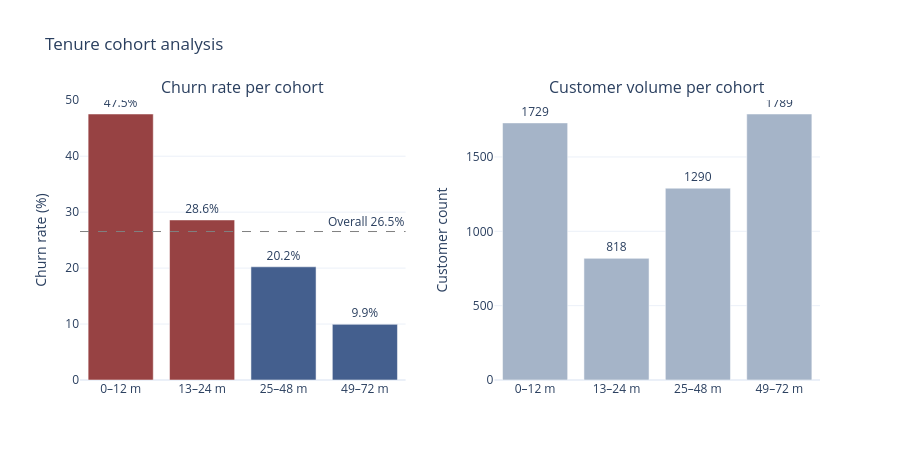

Notebook cell for this chart:
### Markdown cell above
## Tenure cohort analysis

Tenure is the customer's lifespan in months and is arguably the most important time dimension in churn analysis. New customers are in a trial mindset with low switching costs; long-tenured customers have absorbed those costs and built habits around the service. We bucket tenure into four periods to quantify exactly *when* attrition peaks — this directly informs how the model should weight short-tenure customers and what the SHAP waterfall will emphasise for a month-0 prediction.

### Code cell
df_train['tenure_bucket'] = pd.cut(
    df_train['tenure'], bins=[0, 12, 24, 48, 72], labels=['0–12 m', '13–24 m', '25–48 m', '49–72 m'],
)

cohort = (
    df_train.groupby('tenure_bucket', observed=True)
    .agg(n_customers=('Churn', 'size'), n_churned=('Churn', lambda x: (x == 'Yes').sum()))
    .assign(churn_rate=lambda d: d['n_churned'] / d['n_customers'] * 100)
    .reset_index()
)

fig = make_subplots(
    rows=1, cols=2,
    subplot_titles=('Churn rate per cohort', 'Customer volume per cohort'),
    horizontal_spacing=0.12,
)

# Color each bar relative to overall rate: red if above, blue if below
bar_colors = [CHURN if v > OVERALL_CHURN else RETAIN for v in cohort['churn_rate']]

fig.add_trace(go.Bar(
    x=cohort['tenure_bucket'].astype(str),
    y=cohort['churn_rate'],
    marker_color=bar_colors,
    text=cohort['churn_rate'].map('{:.1f}%'.format),
    textposition='outside',
    hovertemplate='%{x}: %{y:.1f}% churn<extra></extra>',
), row=1, col=1)

fig.add_trace(go.Bar(
    x=cohort['tenure_bucket'].astype(str),
    y=cohort['n_customers'],
    marker_color='#A5B4C8',
    text=cohort['n_customers'],
    textposition='outside',
    hovertemplate='%{x}: %{y:,} customers<extra></extra>',
), row=1, col=2)

fig.add_hline(
    y=OVERALL_CHURN, line_dash='dash', line_color='gray', line_width=1, row=1, col=1,
    annotation_text=f'Overall {OVERALL_CHURN:.1f}%', annotation_position='top right',
)
fig.update_yaxes(title_text='Churn rate (%)', row=1, col=1)
fig.update_yaxes(title_text='Customer count', row=1, col=2)
fig.update_layout(title_text='Tenure cohort analysis', showlegend=False, height=460)
fig.show()

### Figure 1 — Plotly figure (JSON) as saved in the notebook; plotly's stock layout.template omitted (floating-point values rounded to 4 significant figures)
{"data": [{"hovertemplate": "%{x}: %{y:.1f}% churn<extra></extra>", "marker": {"color": ["#974243", "#974243", "#445F8E", "#445F8E"]}, "text": ["47.5%", "28.6%", "20.2%", "9.9%"], "textposition": "outside", "type": "bar", "x": ["0–12 m", "13–24 m", "25–48 m", "49–72 m"], "xaxis": "x", "y": [47.54, 28.61, 20.23, 9.95], "yaxis": "y"}, {"hovertemplate": "%{x}: %{y:,} customers<extra></extra>", "marker": {"color": "#A5B4C8"}, "text": [1729, 818, 1290, 1789], "textposition": "outside", "type": "bar", "x": ["0–12 m", "13–24 m", "25–48 m", "49–72 m"], "xaxis": "x2", "y": [1729, 818, 1290, 1789], "yaxis": "y2"}], "layout": {"annotations": [{"font": {"size": 16}, "showarrow": false, "text": "Churn rate per cohort", "x": 0.22, "xanchor": "center", "xref": "paper", "y": 1, "yanchor": "bottom", "yref": "paper"}, {"font": {"size": 16}, "showarrow": false, "text": "Customer volume per cohort", "x": 0.78, "xanchor": "center", "xref": "paper", "y": 1, "yanchor": "bottom", "yref": "paper"}, {"showarrow": false, "text": "Overall 26.5%", "x": 1, "xanchor": "right", "xref": "x domain", "y": 26.54, "yanchor": "bottom", "yref": "y"}], "height": 460, "shapes": [{"line": {"color": "gray", "dash": "dash", "width": 1}, "type": "line", "x0": 0, "x1": 1, "xref": "x domain", "y0": 26.54, "y1": 26.54, "yref": "y"}], "showlegend": false, "title": {"text": "Tenure cohort analysis"}, "xaxis": {"anchor": "y", "domain": [0, 0.44]}, "xaxis2": {"anchor": "y2", "domain": [0.56, 1]}, "yaxis": {"anchor": "x", "domain": [0, 1], "title": {"text": "Churn rate (%)"}}, "yaxis2": {"anchor": "x2", "domain": [0, 1], "title": {"text": "Customer count"}}}}
